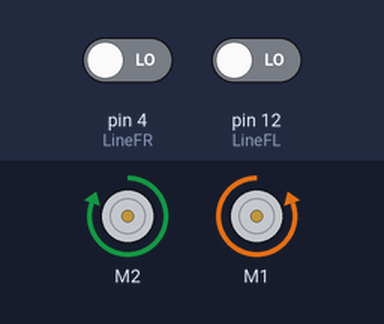
The sketch below on a simulated Arduino Uno, built with avr-gcc and run on an emulated ATmega328P. Parts: 2 × DC motor (green arrow = forward, orange = backward, longer = faster). Inputs (shaded band) come from the test bench; at power-on: pin 4 (LineFR) LOW, pin 12 (LineFL) LOW.

Above: at 1.5 s.
1.6 s: pin 4 (LineFR) driven HIGH
At 2.5 s:
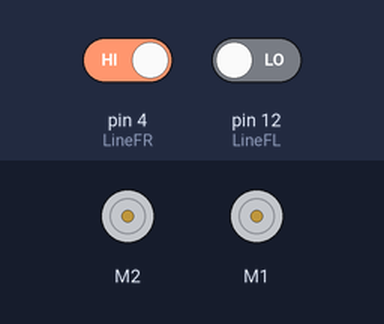
7.6 s: pin 4 (LineFR) driven LOW
At 9.3 s:
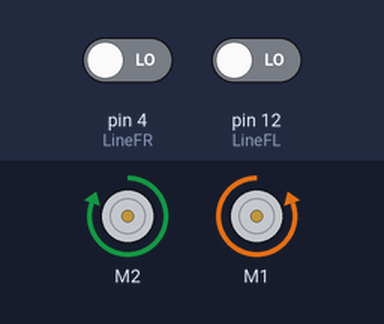
10.5 s: pin 12 (LineFL) driven HIGH
At 15.7 s:
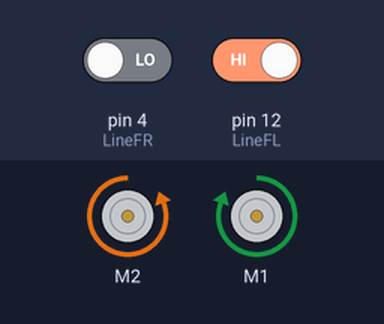
Timing chart, 0 to 19.5 s (numbered marks = the images above; inputs shaded):
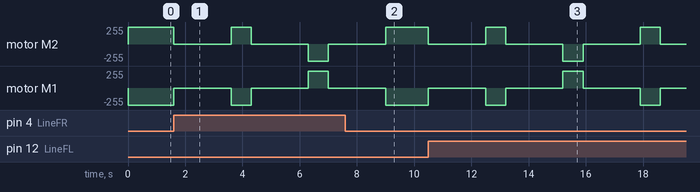

The sketch:

TurningTestV2.ino
```cpp
#include <Adafruit_MotorShield.h>
#include "Arduino.h"
int LineFR = 4; //Far Right Line Sensor
int LineR = 7;
int LineL = 8;
int LineFL = 12; //Far Left Line Sensor

Adafruit_MotorShield AFMS = Adafruit_MotorShield();

Adafruit_DCMotor *myMotorL = AFMS.getMotor(1);
Adafruit_DCMotor *myMotorR = AFMS.getMotor(2);

void setup() {
  // put your setup code here, to run once:
  Serial.begin(115200);
if (!AFMS.begin()) {
  Serial.println("Could not find Motor Shield. Check wiring.");
  while (1);
}

}

// Rotate 90 degrees anticlockwise
void Rotate90AC() {

  myMotorR->run(FORWARD);       // rotating the robot in place, slowly, as to not lose the cube
  myMotorL->run(BACKWARD);
  myMotorR->setSpeed(255);
  myMotorL->setSpeed(255);
  delay(700);

  while(1){
    myMotorR->run(FORWARD);       // rotating the robot in place, slowly, as to not lose the cube
    myMotorL->run(BACKWARD);
    myMotorR->setSpeed(255);
    myMotorL->setSpeed(255);

    if (digitalRead(LineFR)==HIGH || digitalRead(LineFL)==HIGH){
      myMotorR->run(RELEASE);
      myMotorL->run(RELEASE);
      break;
    }
  }
}

void Rotate90CW() {

  myMotorR->run(BACKWARD);       // rotating the robot in place, slowly, as to not lose the cube
  myMotorL->run(FORWARD);
  myMotorR->setSpeed(255);
  myMotorL->setSpeed(255);
  delay(700);

  while(1){
    myMotorR->run(BACKWARD);       // rotating the robot in place, slowly, as to not lose the cube
    myMotorL->run(FORWARD);
    myMotorR->setSpeed(255);
    myMotorL->setSpeed(255);

    if (digitalRead(LineFR)==HIGH || digitalRead(LineFL)==HIGH){
      myMotorR->run(RELEASE);
      myMotorL->run(RELEASE);
      break;
    }
  }
}

// Rotate 180 degrees
void Rotate180(){

  myMotorR->run(FORWARD);       // rotating the robot in place, slowly, as to not lose the cube
  myMotorL->run(BACKWARD);
  myMotorR->setSpeed(255);
  myMotorL->setSpeed(255);
  delay(700);

  while(1){
    myMotorR->run(FORWARD);       // rotating the robot in place, slowly, as to not lose the cube
    myMotorL->run(BACKWARD);
    myMotorR->setSpeed(255);
    myMotorL->setSpeed(255);

    if (digitalRead(LineFR)==HIGH || digitalRead(LineFL)==HIGH){
      myMotorR->run(RELEASE);
      myMotorL->run(RELEASE);
      break;
    }
  }

  while(1){
    myMotorR->run(FORWARD);       // rotating the robot in place, slowly, as to not lose the cube
    myMotorL->run(BACKWARD);
    myMotorR->setSpeed(255);
    myMotorL->setSpeed(255);

    if (digitalRead(LineFR)==HIGH || digitalRead(LineFL)==HIGH){
      myMotorR->run(RELEASE);
      myMotorL->run(RELEASE);
      break;
    }
  }
}

void loop() {
  Rotate180();
  delay(2000);
  Rotate90AC();
  delay(2000);
  Rotate90CW();
  delay(2000);
}
```

Measured:
- after the input at 1.6 s, motor M2: forward 255/255 → stopped at once, → forward 255/255 2.0 s later, → stopped 0.70 s later, → backward 255/255 2.0 s later, … (5 changes in this stretch); motor M1: backward 255/255 → stopped at once, → backward 255/255 2.0 s later, → stopped 0.70 s later, → forward 255/255 2.0 s later, … (5 changes in this stretch)
- after the input at 7.6 s, motor M2: goes on until 9.0 s, then stays forward 255/255; motor M1: goes on until 9.0 s, then stays backward 255/255
- after the input at 10.5 s, motor M2: forward 255/255 → stopped at once, → forward 255/255 2.0 s later, → stopped 0.70 s later, → backward 255/255 2.0 s later, … (7 changes in this stretch); motor M1: backward 255/255 → stopped at once, → backward 255/255 2.0 s later, → stopped 0.70 s later, → forward 255/255 2.0 s later, … (7 changes in this stretch)
